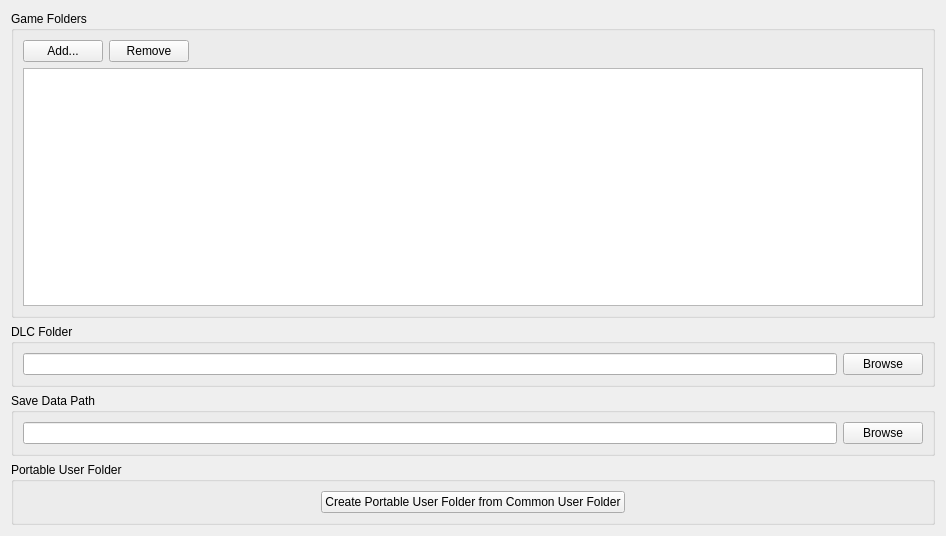
      <widget class="QWidget" name="pathsTabContents">
       <property name="geometry">
        <rect>
         <x>0</x>
         <y>0</y>
         <width>946</width>
         <height>536</height>
        </rect>
       </property>
       <layout class="QVBoxLayout" name="pathsTabLayout">
        <item>
         <widget class="QGroupBox" name="gameFoldersGroupBox">
          <property name="title">
           <string>Game Folders</string>
          </property>
          <layout class="QVBoxLayout" name="verticalLayout">
           <item>
            <layout class="QHBoxLayout" name="horizontalLayout_3">
             <item>
              <widget class="QPushButton" name="addFolderButton">
               <property name="text">
                <string>Add...</string>
               </property>
              </widget>
             </item>
             <item>
              <widget class="QPushButton" name="removeFolderButton">
               <property name="text">
                <string>Remove</string>
               </property>
              </widget>
             </item>
             <item>
              <spacer name="horizontalSpacer">
               <property name="orientation">
                <enum>Qt::Orientation::Horizontal</enum>
               </property>
               <property name="sizeHint" stdset="0">
                <size>
                 <width>40</width>
                 <height>20</height>
                </size>
               </property>
              </spacer>
             </item>
            </layout>
           </item>
           <item>
            <widget class="QListWidget" name="gameFoldersListWidget"/>
           </item>
          </layout>
         </widget>
        </item>
        <item>
         <widget class="QGroupBox" name="dlcFolderGroupBox_2">
          <property name="title">
           <string>DLC Folder</string>
          </property>
          <layout class="QVBoxLayout" name="dlcFolderGroupBox">
           <item>
            <layout class="QHBoxLayout" name="horizontalLayout_17">
             <item>
              <widget class="QLineEdit" name="currentDLCFolder">
               <property name="readOnly">
                <bool>true</bool>
               </property>
              </widget>
             </item>
             <item>
              <widget class="QPushButton" name="folderButton">
               <property name="text">
                <string>Browse</string>
               </property>
              </widget>
             </item>
            </layout>
           </item>
          </layout>
         </widget>
        </item>
        <item>
         <widget class="QGroupBox" name="saveDataGroupBox">
          <property name="title">
           <string>Save Data Path</string>
          </property>
          <layout class="QVBoxLayout" name="saveDataLayout">
           <item>
            <layout class="QHBoxLayout" name="horizontalLayout_4">
             <item>
              <widget class="QLineEdit" name="currentSaveDataPath">
               <property name="readOnly">
                <bool>true</bool>
               </property>
              </widget>
             </item>
             <item>
              <widget class="QPushButton" name="browseButton">
               <property name="text">
                <string>Browse</string>
               </property>
              </widget>
             </item>
            </layout>
           </item>
          </layout>
         </widget>
        </item>
        <item>
         <widget class="QGroupBox" name="PortableUserFolderGroupBox">
          <property name="title">
           <string>Portable User Folder</string>
          </property>
          <layout class="QVBoxLayout" name="verticalLayout_2">
           <item>
            <layout class="QHBoxLayout" name="horizontalLayout_9">
             <item>
              <spacer name="horizontalSpacer_6">
               <property name="orientation">
                <enum>Qt::Orientation::Horizontal</enum>
               </property>
               <property name="sizeHint" stdset="0">
                <size>
                 <width>40</width>
                 <height>20</height>
                </size>
               </property>
              </spacer>
             </item>
             <item>
              <widget class="QPushButton" name="PortableUserButton">
               <property name="sizePolicy">
                <sizepolicy hsizetype="Preferred" vsizetype="Fixed">
                 <horstretch>0</horstretch>
                 <verstretch>0</verstretch>
                </sizepolicy>
               </property>
               <property name="text">
                <string>Create Portable User Folder from Common User Folder</string>
               </property>
              </widget>
             </item>
             <item>
              <spacer name="horizontalSpacer_5">
               <property name="orientation">
                <enum>Qt::Orientation::Horizontal</enum>
               </property>
               <property name="sizeHint" stdset="0">
                <size>
                 <width>40</width>
                 <height>20</height>
                </size>
               </property>
              </spacer>
             </item>
            </layout>
           </item>
          </layout>
         </widget>
        </item>
       </layout>
      </widget>
